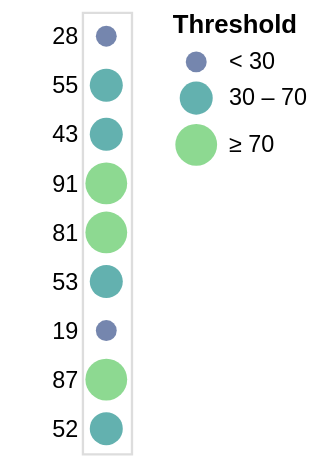

Source (Vega-Lite JSON):
### Vega specification from a JSON file in a GitHub repository (floating-point values rounded to 4 significant figures)
{"$schema": "https://vega.github.io/schema/vega/v4.json", "description": "A simple bar chart with embedded data.", "autosize": "pad", "padding": 5, "width": 21, "style": "cell", "data": [{"name": "source_0", "values": [{"a": "A", "b": 28}, {"a": "B", "b": 55}, {"a": "C", "b": 43}, {"a": "D", "b": 91}, {"a": "E", "b": 81}, {"a": "F", "b": 53}, {"a": "G", "b": 19}, {"a": "H", "b": 87}, {"a": "I", "b": 52}]}], "signals": [{"name": "y_step", "value": 21}, {"name": "height", "update": "bandspace(domain('y').length, 1, 0.5) * y_step"}], "marks": [{"name": "marks", "type": "symbol", "style": ["circle"], "from": {"data": "source_0"}, "encode": {"update": {"opacity": {"value": 0.7}, "fill": [{"test": "datum[\"b\"] === null || isNaN(datum[\"b\"])", "value": null}, {"scale": "color", "field": "b"}], "tooltip": {"signal": "{\"b\": ''+datum[\"b\"], \"Threshold\": format(datum[\"b\"], \"\")}"}, "x": {"signal": "width", "mult": 0.5}, "y": {"scale": "y", "field": "b"}, "size": {"scale": "size", "field": "b"}, "shape": {"value": "circle"}}}}], "scales": [{"name": "y", "type": "point", "domain": {"data": "source_0", "field": "b"}, "range": {"step": {"signal": "y_step"}}, "padding": 0.5}, {"name": "color", "type": "threshold", "domain": [30, 70], "range": {"scheme": "viridis"}}, {"name": "size", "type": "threshold", "domain": [30, 70], "range": [80, 200, 320]}], "axes": [{"scale": "y", "orient": "left", "grid": false, "domain": false, "ticks": false, "zindex": 1}], "legends": [{"title": "Threshold", "fill": "color", "labelOverlap": "greedy", "encode": {"symbols": {"update": {"shape": {"value": "circle"}, "opacity": {"value": 0.7}}}}, "size": "size"}], "config": {"axisY": {"minExtent": 30}, "legend": {"gradientLength": 185}}}
